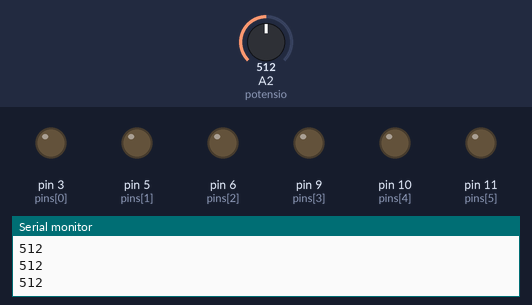
The sketch below on a simulated Arduino Uno, built with avr-gcc and run on an emulated ATmega328P. Parts: output pins drawn as LEDs (lit = HIGH), the last lines printed to the serial monitor. Dashed ring = blinking. Inputs (shaded band) come from the test bench; at power-on: A2 (potensio) = 512.

Above: at 1.2 s.
1.3 s: A2 (potensio) set to 716
At 1.6 s:
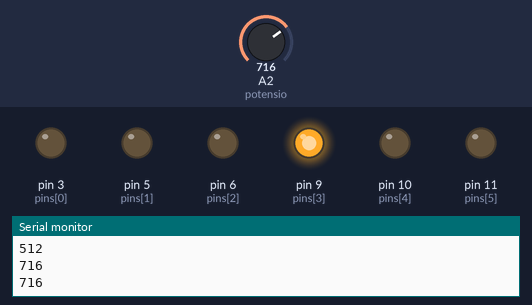
At 5.9 s:
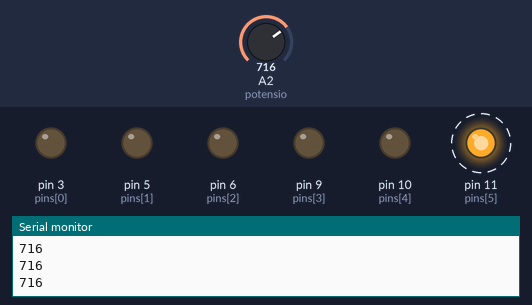
7.3 s: A2 (potensio) set to 525
10.3 s: A2 (potensio) set to 498
11.8 s: A2 (potensio) set to 522
At 15.55 s:
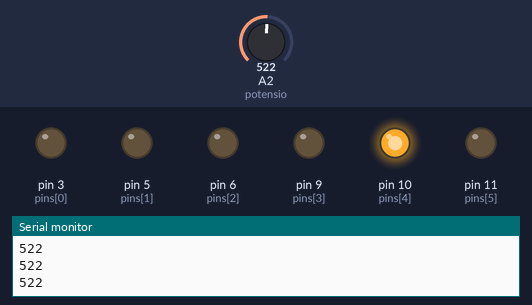
Timing chart, 0 to 15.8 s (numbered marks = the images above; inputs shaded):
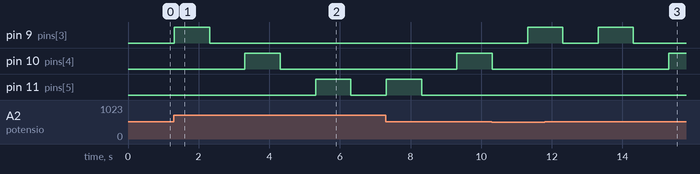

The sketch:

Debug1.ino
```cpp
#define potensio A2
char pinsCount = 6;
int pins[] = { 3, 5, 6, 9, 10, 11 };
int sensorValue = 0;


void lampAnalog(int pin) {
  sensorValue = analogRead(potensio);
  Serial.println(sensorValue);
  for (int i = 0; i <= 255; i++) {
    analogWrite(pins[pin], i);
    delay(5);
  }

  for (int i = 255; i >= 0; i--) {
    analogWrite(pins[pin], i);
    delay(5);
  }
}

void lampDigital(int pin) {
  sensorValue = analogRead(potensio);
  Serial.println(sensorValue);
  digitalWrite(pins[pin], HIGH);
  delay(1000);
  digitalWrite(pins[pin], LOW);
  delay(1000);
}

void setup() {
  Serial.begin(9600);
  for (int i = 0; i < pinsCount; i++) {
    pinMode(pins[i], OUTPUT);
  }
}
void loop() {
  sensorValue = analogRead(potensio);
  Serial.println(sensorValue);
  if (sensorValue < 512) {
    for (int pin = 0; pin < 3; pin++) {
      lampAnalog(pin);
      if (sensorValue > 512) {
        break;
      }
    }

    for (int pin = 2; pin >= 0; pin--) {
      lampAnalog(pin);
      if (sensorValue > 512) {
        break;
      }
    }
  } else if (sensorValue > 512) {
    for (int pin = 3; pin < pinsCount; pin++) {
      lampDigital(pin);
      if (sensorValue < 512) {
        break;
      }
    }

    for (int pin = 5; pin >= 3; pin--) {
      lampDigital(pin);
      if (sensorValue < 512) {
        break;
      }
    }
  }
}
```

Measured:
- after the input at 1.3 s, pin 9 (pins[3]): LOW → HIGH at once, → LOW 1.0 s later; pin 10 (pins[4]): LOW → HIGH after 2.0 s, → LOW 1.0 s later; pin 11 (pins[5]): LOW → HIGH after 4.0 s, → LOW 1.0 s later
- after the input at 11.8 s, pin 3 (pins[0]): stays LOW (without the input it goes to HIGH after 2.8 s); pin 10 (pins[4]): LOW → HIGH after 3.5 s
